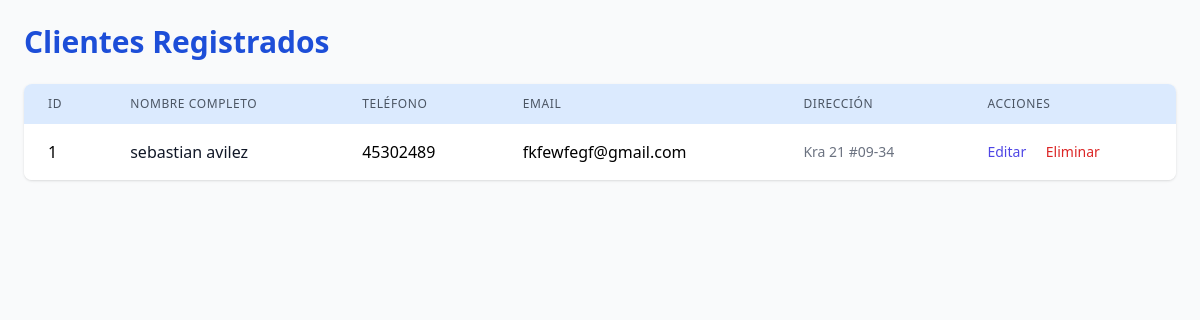
The app's page /farmacia_panacea/clientes/consultar.php with its own data.
### tables this page shows
CREATE TABLE `clientes` (
  `id_cliente` int(11) NOT NULL,
  `nombre` varchar(255) NOT NULL,
  `apellido` varchar(255) DEFAULT NULL,
  `direccion` varchar(255) DEFAULT NULL,
  `telefono` varchar(50) DEFAULT NULL,
  `email` varchar(255) DEFAULT NULL
);

### farmacia_panacea/clientes/consultar.php (the view, shortened to what this page needs)
<?php
require_once("../db.php");
$resultado = $conn->query("CALL sp_consultar_clientes()");
?>
<!DOCTYPE html>
<html lang="es">
<head>
    <script src="https://cdn.tailwindcss.com"></script>
</head>
<body class="bg-gray-50 p-6">
<div class="max-w-6xl mx-auto">
    <h1 class="text-3xl font-bold text-blue-700 mb-6">Clientes Registrados</h1>
    <div class="bg-white rounded-lg shadow overflow-x-auto">
        <table class="min-w-full">
            <thead class="bg-blue-100">
                <tr>
                    <th class="px-6 py-3 text-left text-xs font-medium text-gray-600 uppercase tracking-wider">ID</th>
                    <th class="px-6 py-3 text-left text-xs font-medium text-gray-600 uppercase tracking-wider">Nombre Completo</th>
                    <th class="px-6 py-3 text-left text-xs font-medium text-gray-600 uppercase tracking-wider">Teléfono</th>
                    <th class="px-6 py-3 text-left text-xs font-medium text-gray-600 uppercase tracking-wider">Email</th>
                    <th class="px-6 py-3 text-left text-xs font-medium text-gray-600 uppercase tracking-wider">Dirección</th>
                    <th class="px-6 py-3 text-left text-xs font-medium text-gray-600 uppercase tracking-wider">Acciones</th>
                </tr>
            </thead>
            <tbody class="bg-white divide-y divide-gray-200">
                <?php while($c = $resultado->fetch_assoc()): ?>
                <tr>
                    <td class="px-6 py-4 whitespace-nowrap"><?php echo $c['id_cliente']; ?></td>
                    <td class="px-6 py-4 whitespace-nowrap font-medium text-gray-900"><?php echo htmlspecialchars($c['nombre'] . ' ' . $c['apellido']); ?></td>
                    <td class="px-6 py-4 whitespace-nowrap"><?php echo htmlspecialchars($c['telefono']); ?></td>
                    <td class="px-6 py-4 whitespace-nowrap"><?php echo htmlspecialchars($c['email']); ?></td>
                    <td class="px-6 py-4 whitespace-nowrap text-sm text-gray-500"><?php echo htmlspecialchars($c['direccion']); ?></td>
                    <td class="px-6 py-4 whitespace-nowrap text-sm font-medium space-x-4">
                        <a href="actualizar.php?id=<?php echo $c['id_cliente']; ?>" class="text-indigo-600 hover:text-indigo-900">Editar</a>
                        <a href="eliminar.php?id=<?php echo $c['id_cliente']; ?>" class="text-red-600 hover:text-red-900" onclick="return confirm('¿Estás seguro de que quieres eliminar a este cliente?');">Eliminar</a>
                    </td>
                </tr>
                <?php endwhile; ?>
            </tbody>
        </table>
    </div>
</div>
</body>
</html>

### records on screen
clientes: id_cliente "1", nombre+apellido "sebastian avilez", telefono "45302489", email "fkfewfegf@gmail.com", direccion "Kra 21 #09-34"
